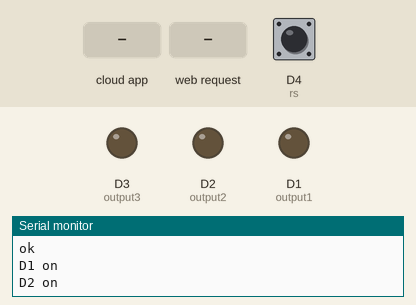
Recording of a sketch running on a simulated ESP8266 (NodeMCU). On the bench: output pins drawn as LEDs (lit = HIGH), the last lines printed to the serial monitor. The inputs (shaded band) are chosen by the test bench; at power-on: D4 (rs) HIGH. WiFi joins after 1.5 s; servers stay silent unless stated; network time is answered at once with the bench clock; the local clock reads 2024-03-15 10:24:30 at power-on unless the sketch sets it; the Firebase database answers and starts empty.

Above: at 4.0 s.
4.1 s: the phone or cloud app sets D3 to 0
At 4.9 s:
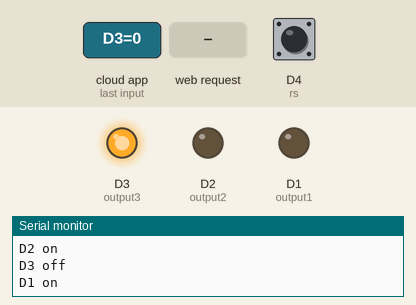
5.7 s: HTTP request GET /D1 received
9.7 s: HTTP request GET /OT/D1 received
13.8 s: HTTP request GET /CT/D1 received
Timing chart, 0 to 16.8 s (numbered marks = the images above; inputs shaded):
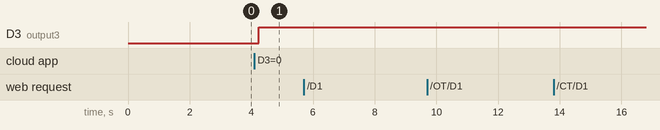

Measured:
- after the input at 4.1 s, D3 (output3): LOW → HIGH after 0.14 s

The sketch:

3STAT_WM_FDB_ver4.ino
```cpp
// https://www.grc.com/fingerprints.htm
#include <Arduino.h>
#include <ESP8266WiFi.h>
#include <ESP8266WebServer.h>
#include <WiFiManager.h>
#include <NTPClient.h>
#include <WiFiUdp.h>
#include <Firebase_ESP_Client.h>

#include "addons/TokenHelper.h"
#include "addons/RTDBHelper.h"

String ele = "3stat";

WiFiServer server(80);

String header;

WiFiUDP ntpUDP;
NTPClient timeClient(ntpUDP, "pool.ntp.org");
String weekDays[7]={"Sunday", "Monday", "Tuesday", "Wednesday", "Thursday", "Friday", "Saturday"};
String months[12]={"January", "February", "March", "April", "May", "June", "July", "August", "September", "October", "November", "December"};

String output1State = "off";
String output2State = "off";
String output3State = "off";
String G = "\\\"";

const int output1 = D1;
const int output2 = D2;
const int output3 = D3;
const int rs = D4;
int RS;

unsigned long currentTime = millis();
unsigned long previousTime = 0;
const long timeoutTime = 2000;

#define DATABASE_URL "https://esp8266-ai2-default-rtdb.firebaseio.com"
#define API_KEY "AIzaSyAF4OdtYUAomk_4WnvE5MXb_nphlQ33UyA"
FirebaseData fbdo;
FirebaseAuth auth;
FirebaseConfig config;
unsigned long sendDataPrevMillis = 0;
int count = 0;
bool signupOK = false;

String A = "";
String hs = "";
String STAT1 = "";
String STAT2 = "";
String STAT3 = "";

void setup() {
  Serial.begin(115200);

  pinMode(output1, OUTPUT);    digitalWrite(output1, LOW);
  pinMode(output2, OUTPUT);    digitalWrite(output2, LOW);
  pinMode(output3, OUTPUT);    digitalWrite(output3, LOW);
  pinMode(rs, INPUT_PULLUP);   digitalWrite(rs, HIGH);

  WiFiManager wifiManager;

  RS = digitalRead(rs);
  if (RS == LOW){
    wifiManager.resetSettings();
  }

  wifiManager.autoConnect("SmartStuff");
  A = WiFi.localIP().toString();
  hs = WiFi.localIP().toString();

  if (hs[3] == '.'){
    hs[3] = 'o';
  }
  if (hs[7] == '.'){
    hs[7] = 'o';
  }
  if (hs[9] == '.'){
    hs[9] = 'o';
  }
  if (hs[10] == '.'){
    hs[10] = 'o';
  }
  if (hs[11] == '.'){
    hs[11] = 'o';
  }

  timeClient.begin();
  timeClient.setTimeOffset(28800);

  STAT1 = hs + "/D1";
  STAT2 = hs + "/D2";
  STAT3 = hs + "/D3";

  config.api_key = API_KEY;
  config.database_url = DATABASE_URL;
  if (Firebase.signUp(&config, &auth, "", "")){
    Serial.println("ok");
    signupOK = true;
  }
  else{
    Serial.printf("%s\n", config.signer.signupError.message.c_str());
  }
  config.token_status_callback = tokenStatusCallback;
  Firebase.begin(&config, &auth);
  Firebase.reconnectWiFi(true);
  Firebase.RTDB.setString(&fbdo, STAT1, "1");
  Firebase.RTDB.setString(&fbdo, STAT2, "1");
  Firebase.RTDB.setString(&fbdo, STAT3, "1");
  Firebase.RTDB.setString(&fbdo, hs+"/OT/D1", "non");
  Firebase.RTDB.setString(&fbdo, hs+"/CT/D1", "non");
  Firebase.RTDB.setString(&fbdo, hs+"/OT/D2", "non");
  Firebase.RTDB.setString(&fbdo, hs+"/CT/D2", "non");
  Firebase.RTDB.setString(&fbdo, hs+"/OT/D3", "non");
  Firebase.RTDB.setString(&fbdo, hs+"/CT/D3", "non");

  server.begin();
}

void loop(){
  WiFiClient client = server.available();
  timeClient.update();
  String nowTime = G + timeClient.getHours() + ":" + timeClient.getMinutes() + G ;

  if (Firebase.RTDB.getString(&fbdo, hs+"/OT/D1")) {
    if ((fbdo.stringData() == nowTime)&(timeClient.getSeconds()<5)) {
      Firebase.RTDB.setString(&fbdo, STAT1, "1");
    }
  }
  if (Firebase.RTDB.getString(&fbdo, hs+"/CT/D1")) {
    if ((fbdo.stringData() == nowTime)&(timeClient.getSeconds()<5)) {
      Firebase.RTDB.setString(&fbdo, STAT1, "0");
    }
  }
  if (Firebase.RTDB.getString(&fbdo, STAT1)) {
    if (fbdo.stringData() == "0") {
      Serial.println("D1 off");
      output1State = "off";
      digitalWrite(output1, HIGH);
    }
    else if (fbdo.stringData() == "1") {
      Serial.println("D1 on");
      output1State = "on";
      digitalWrite(output1, LOW);
    }
  }

  if (Firebase.RTDB.getString(&fbdo, hs+"/OT/D2")) {
    if ((fbdo.stringData() == nowTime)&(timeClient.getSeconds()<5)) {
      Firebase.RTDB.setString(&fbdo, STAT2, "1");
    }
  }
  if (Firebase.RTDB.getString(&fbdo, hs+"/CT/D2")) {
    if ((fbdo.stringData() == nowTime)&(timeClient.getSeconds()<5)) {
      Firebase.RTDB.setString(&fbdo, STAT2, "0");
    }
  }
  if (Firebase.RTDB.getString(&fbdo, STAT2)) {
    if (fbdo.stringData() == "0") {
      Serial.println("D2 off");
      output1State = "off";
      digitalWrite(output2, HIGH);
    }
    else if (fbdo.stringData() == "1") {
      Serial.println("D2 on");
      output1State = "on";
      digitalWrite(output2, LOW);
    }
  }

  if (Firebase.RTDB.getString(&fbdo, hs+"/OT/D3")) {
    if ((fbdo.stringData() == nowTime)&(timeClient.getSeconds()<8)) {
      Firebase.RTDB.setString(&fbdo, STAT3, "1");
    }
  }
  if (Firebase.RTDB.getString(&fbdo, hs+"/CT/D3")) {
    if ((fbdo.stringData() == nowTime)&(timeClient.getSeconds()<8)) {
      Firebase.RTDB.setString(&fbdo, STAT3, "0");
    }
  }
  if (Firebase.RTDB.getString(&fbdo, STAT3)) {
    if (fbdo.stringData() == "0") {
      Serial.println("D3 off");
      output1State = "off";
      digitalWrite(output3, HIGH);
    }
    else if (fbdo.stringData() == "1") {
      Serial.println("D3 on");
      output1State = "on";
      digitalWrite(output3, LOW);
    }
  }

  if (client) {
    Serial.println("New Client.");
    String currentLine = "";
    currentTime = millis();
    previousTime = currentTime;
    while (client.connected() && currentTime - previousTime <= timeoutTime) { // loop while the client's connected
      currentTime = millis();
      if (client.available()) {
//        header = client.readStringUntil('\r');
        char c = client.read();
        Serial.write(c);
       header += c;
        if (c == '\n') {
          if (currentLine.length() == 0) {
            client.println("HTTP/1.1 200 OK");
            client.println("Content-type:text/html");
            client.println("Connection: close");
            client.println();
            Serial.println(header);

            if (header.indexOf("GET /1/on") >= 0) {
              Serial.println("D1 on");
              output1State = "on";
              digitalWrite(output1, LOW);
            } else if (header.indexOf("GET /1/off") >= 0) {
              Serial.println("D1 off");
              output1State = "off";
              digitalWrite(output1, HIGH);
            } else if (header.indexOf("GET /2/on") >= 0) {
              Serial.println("D2 on");
              output2State = "on";
              digitalWrite(output2, LOW);
            } else if (header.indexOf("GET /2/off") >= 0) {
              Serial.println("D2 off");
              output2State = "off";
              digitalWrite(output2, HIGH);
            }else if (header.indexOf("GET /3/on") >= 0) {
              Serial.println("D3 on");
              output3State = "on";
              digitalWrite(output3, LOW);
            } else if (header.indexOf("GET /3/off") >= 0) {
              Serial.println("D3 off");
              output3State = "off";
              digitalWrite(output3, HIGH);
            }


            client.println("<!DOCTYPE html><html>");
            client.println("<head><meta name=\"viewport\" content=\"width=device-width, initial-scale=1\">");
            client.println("<link rel=\"icon\" href=\"data:,\">");

            client.println("<style>html { font-family: Helvetica; display: inline-block; margin: 0px auto; text-align: center;}");
            client.println(".button { background-color: #195B6A; border: none; color: white; padding: 16px 40px;");
            client.println("text-decoration: none; font-size: 30px; margin: 2px; cursor: pointer;}");
            client.println(".button2 {background-color: #77878A;}</style>");
            client.println("</head>");


            client.println("<body><h1>IP=" + A + "</h1>");
            client.println("<body><h2>ELEMENT=" + ele + "</h2>");
            client.println("<body><h3>裝置名稱 = sMART sTUFF 三插座智慧延長線</h3>");


            client.println("<p>D1 - State " + output1State + "</p>");
            if (output1State=="off") {
              client.println("<p><a href=\"/1/on\"><button class=\"button\">ON</button></a></p>");
            } else {
              client.println("<p><a href=\"/1/off\"><button class=\"button button2\">OFF</button></a></p>");
            }


            client.println("<p>D2 - State " + output2State + "</p>");
            if (output2State=="off") {
              client.println("<p><a href=\"/2/on\"><button class=\"button\">ON</button></a></p>");
            } else {
              client.println("<p><a href=\"/2/off\"><button class=\"button button2\">OFF</button></a></p>");
            }

            client.println("<p>D3 - State " + output3State + "</p>");
            if (output3State=="off") {
              client.println("<p><a href=\"/3/on\"><button class=\"button\">ON</button></a></p>");
            } else {
              client.println("<p><a href=\"/3/off\"><button class=\"button button2\">OFF</button></a></p>");
            }

            client.println("</body></html>");

            client.println();
            break;
          } else {
            currentLine = "";
          }
        } else if (c != '\r') {
          currentLine += c;
        }
      }
    }
    header = "";
    client.stop();
    Serial.println("Client disconnected.");
    Serial.println("");
  }
}
```
